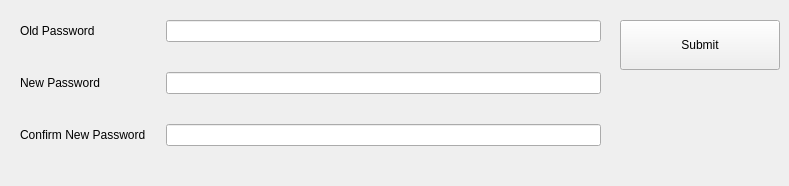
      <widget class="QWidget" name="tab">
       <attribute name="title">
        <string>Change Password</string>
       </attribute>
       <widget class="QPushButton" name="Pbutton_submit_change_pass_user">
        <property name="geometry">
         <rect>
          <x>620</x>
          <y>20</y>
          <width>160</width>
          <height>50</height>
         </rect>
        </property>
        <property name="text">
         <string>Submit</string>
        </property>
       </widget>
       <widget class="QWidget" name="formLayoutWidget_5">
        <property name="geometry">
         <rect>
          <x>0</x>
          <y>0</y>
          <width>601</width>
          <height>177</height>
         </rect>
        </property>
        <layout class="QFormLayout" name="formLayout_2">
         <property name="horizontalSpacing">
          <number>20</number>
         </property>
         <property name="verticalSpacing">
          <number>30</number>
         </property>
         <property name="leftMargin">
          <number>20</number>
         </property>
         <property name="topMargin">
          <number>20</number>
         </property>
         <item row="0" column="0">
          <widget class="QLabel" name="oldPasswordLabel">
           <property name="text">
            <string>Old Password</string>
           </property>
          </widget>
         </item>
         <item row="0" column="1">
          <widget class="QLineEdit" name="Line_old_password_user"/>
         </item>
         <item row="1" column="0">
          <widget class="QLabel" name="newPasswordLabel">
           <property name="text">
            <string>New Password</string>
           </property>
          </widget>
         </item>
         <item row="1" column="1">
          <widget class="QLineEdit" name="Line_new_password_user"/>
         </item>
         <item row="2" column="0">
          <widget class="QLabel" name="confirmNewPasswordLabel">
           <property name="text">
            <string>Confirm New Password</string>
           </property>
          </widget>
         </item>
         <item row="2" column="1">
          <widget class="QLineEdit" name="Line_conf_new_password_user"/>
         </item>
        </layout>
       </widget>
      </widget>
